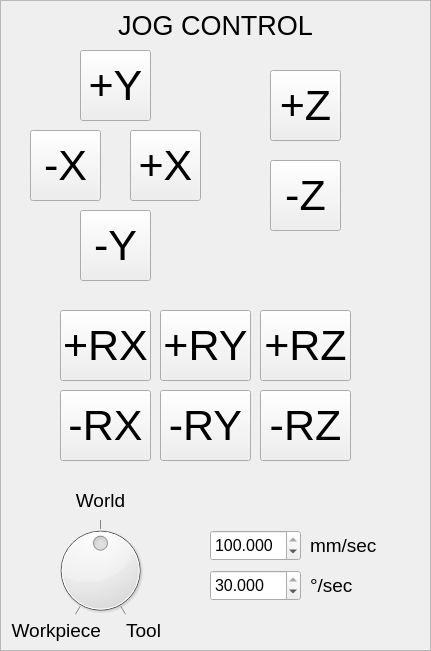
   <widget class="QFrame" name="frame_4">
    <property name="geometry">
     <rect>
      <x>1160</x>
      <y>20</y>
      <width>431</width>
      <height>651</height>
     </rect>
    </property>
    <property name="frameShape">
     <enum>QFrame::StyledPanel</enum>
    </property>
    <property name="frameShadow">
     <enum>QFrame::Sunken</enum>
    </property>
    <widget class="QPushButton" name="plus_x">
     <property name="geometry">
      <rect>
       <x>130</x>
       <y>130</y>
       <width>71</width>
       <height>71</height>
      </rect>
     </property>
     <property name="font">
      <font>
       <pointsize>32</pointsize>
      </font>
     </property>
     <property name="text">
      <string>+X</string>
     </property>
    </widget>
    <widget class="QPushButton" name="minus_x">
     <property name="geometry">
      <rect>
       <x>30</x>
       <y>130</y>
       <width>71</width>
       <height>71</height>
      </rect>
     </property>
     <property name="font">
      <font>
       <pointsize>32</pointsize>
      </font>
     </property>
     <property name="text">
      <string>-X</string>
     </property>
    </widget>
    <widget class="QPushButton" name="minus_y">
     <property name="geometry">
      <rect>
       <x>80</x>
       <y>210</y>
       <width>71</width>
       <height>71</height>
      </rect>
     </property>
     <property name="font">
      <font>
       <pointsize>32</pointsize>
      </font>
     </property>
     <property name="text">
      <string>-Y</string>
     </property>
    </widget>
    <widget class="QPushButton" name="plus_y">
     <property name="geometry">
      <rect>
       <x>80</x>
       <y>50</y>
       <width>71</width>
       <height>71</height>
      </rect>
     </property>
     <property name="font">
      <font>
       <pointsize>32</pointsize>
      </font>
     </property>
     <property name="text">
      <string>+Y</string>
     </property>
    </widget>
    <widget class="QPushButton" name="plus_z">
     <property name="geometry">
      <rect>
       <x>270</x>
       <y>70</y>
       <width>71</width>
       <height>71</height>
      </rect>
     </property>
     <property name="font">
      <font>
       <pointsize>32</pointsize>
      </font>
     </property>
     <property name="text">
      <string>+Z</string>
     </property>
    </widget>
    <widget class="QPushButton" name="minus_z">
     <property name="geometry">
      <rect>
       <x>270</x>
       <y>160</y>
       <width>71</width>
       <height>71</height>
      </rect>
     </property>
     <property name="font">
      <font>
       <pointsize>32</pointsize>
      </font>
     </property>
     <property name="text">
      <string>-Z</string>
     </property>
    </widget>
    <widget class="QDial" name="jog_ref_frame_dial">
     <property name="enabled">
      <bool>true</bool>
     </property>
     <property name="geometry">
      <rect>
       <x>50</x>
       <y>520</y>
       <width>101</width>
       <height>101</height>
      </rect>
     </property>
     <property name="maximum">
      <number>2</number>
     </property>
     <property name="pageStep">
      <number>1</number>
     </property>
     <property name="value">
      <number>1</number>
     </property>
     <property name="wrapping">
      <bool>false</bool>
     </property>
     <property name="notchTarget">
      <double>20.000000000000000</double>
     </property>
     <property name="notchesVisible">
      <bool>true</bool>
     </property>
    </widget>
    <widget class="QLabel" name="label_59">
     <property name="geometry">
      <rect>
       <x>70</x>
       <y>480</y>
       <width>61</width>
       <height>41</height>
      </rect>
     </property>
     <property name="font">
      <font>
       <pointsize>14</pointsize>
       <weight>50</weight>
       <bold>false</bold>
      </font>
     </property>
     <property name="text">
      <string>World</string>
     </property>
     <property name="alignment">
      <set>Qt::AlignCenter</set>
     </property>
    </widget>
    <widget class="QLabel" name="label_60">
     <property name="geometry">
      <rect>
       <x>10</x>
       <y>610</y>
       <width>91</width>
       <height>41</height>
      </rect>
     </property>
     <property name="font">
      <font>
       <pointsize>14</pointsize>
       <weight>50</weight>
       <bold>false</bold>
      </font>
     </property>
     <property name="text">
      <string>Workpiece</string>
     </property>
     <property name="alignment">
      <set>Qt::AlignRight|Qt::AlignTrailing|Qt::AlignVCenter</set>
     </property>
    </widget>
    <widget class="QLabel" name="label_61">
     <property name="geometry">
      <rect>
       <x>120</x>
       <y>610</y>
       <width>41</width>
       <height>41</height>
      </rect>
     </property>
     <property name="font">
      <font>
       <pointsize>14</pointsize>
       <weight>50</weight>
       <bold>false</bold>
      </font>
     </property>
     <property name="text">
      <string>Tool</string>
     </property>
     <property name="alignment">
      <set>Qt::AlignRight|Qt::AlignTrailing|Qt::AlignVCenter</set>
     </property>
    </widget>
    <widget class="QPushButton" name="plus_rx">
     <property name="geometry">
      <rect>
       <x>60</x>
       <y>310</y>
       <width>91</width>
       <height>71</height>
      </rect>
     </property>
     <property name="font">
      <font>
       <pointsize>32</pointsize>
      </font>
     </property>
     <property name="text">
      <string>+RX</string>
     </property>
    </widget>
    <widget class="QPushButton" name="plus_ry">
     <property name="geometry">
      <rect>
       <x>160</x>
       <y>310</y>
       <width>91</width>
       <height>71</height>
      </rect>
     </property>
     <property name="font">
      <font>
       <pointsize>32</pointsize>
      </font>
     </property>
     <property name="text">
      <string>+RY</string>
     </property>
    </widget>
    <widget class="QPushButton" name="plus_rz">
     <property name="geometry">
      <rect>
       <x>260</x>
       <y>310</y>
       <width>91</width>
       <height>71</height>
      </rect>
     </property>
     <property name="font">
      <font>
       <pointsize>32</pointsize>
      </font>
     </property>
     <property name="text">
      <string>+RZ</string>
     </property>
    </widget>
    <widget class="QPushButton" name="minus_rx">
     <property name="geometry">
      <rect>
       <x>60</x>
       <y>390</y>
       <width>91</width>
       <height>71</height>
      </rect>
     </property>
     <property name="font">
      <font>
       <pointsize>32</pointsize>
      </font>
     </property>
     <property name="text">
      <string>-RX</string>
     </property>
    </widget>
    <widget class="QPushButton" name="minus_rz">
     <property name="geometry">
      <rect>
       <x>260</x>
       <y>390</y>
       <width>91</width>
       <height>71</height>
      </rect>
     </property>
     <property name="font">
      <font>
       <pointsize>32</pointsize>
      </font>
     </property>
     <property name="text">
      <string>-RZ</string>
     </property>
    </widget>
    <widget class="QPushButton" name="minus_ry">
     <property name="geometry">
      <rect>
       <x>160</x>
       <y>390</y>
       <width>91</width>
       <height>71</height>
      </rect>
     </property>
     <property name="font">
      <font>
       <pointsize>32</pointsize>
      </font>
     </property>
     <property name="text">
      <string>-RY</string>
     </property>
    </widget>
    <widget class="QLabel" name="label_62">
     <property name="geometry">
      <rect>
       <x>0</x>
       <y>0</y>
       <width>431</width>
       <height>51</height>
      </rect>
     </property>
     <property name="font">
      <font>
       <pointsize>20</pointsize>
       <weight>50</weight>
       <bold>false</bold>
      </font>
     </property>
     <property name="text">
      <string>JOG CONTROL</string>
     </property>
     <property name="alignment">
      <set>Qt::AlignCenter</set>
     </property>
    </widget>
    <widget class="QDoubleSpinBox" name="jog_linear_rate">
     <property name="geometry">
      <rect>
       <x>210</x>
       <y>530</y>
       <width>91</width>
       <height>31</height>
      </rect>
     </property>
     <property name="font">
      <font>
       <pointsize>12</pointsize>
      </font>
     </property>
     <property name="accelerated">
      <bool>true</bool>
     </property>
     <property name="decimals">
      <number>3</number>
     </property>
     <property name="maximum">
      <double>100.000000000000000</double>
     </property>
     <property name="singleStep">
      <double>0.000000000000000</double>
     </property>
     <property name="stepType">
      <enum>QAbstractSpinBox::AdaptiveDecimalStepType</enum>
     </property>
     <property name="value">
      <double>100.000000000000000</double>
     </property>
    </widget>
    <widget class="QDoubleSpinBox" name="jog_angular_rate">
     <property name="geometry">
      <rect>
       <x>210</x>
       <y>570</y>
       <width>91</width>
       <height>31</height>
      </rect>
     </property>
     <property name="font">
      <font>
       <pointsize>12</pointsize>
      </font>
     </property>
     <property name="accelerated">
      <bool>true</bool>
     </property>
     <property name="decimals">
      <number>3</number>
     </property>
     <property name="maximum">
      <double>30.000000000000000</double>
     </property>
     <property name="singleStep">
      <double>0.000000000000000</double>
     </property>
     <property name="stepType">
      <enum>QAbstractSpinBox::AdaptiveDecimalStepType</enum>
     </property>
     <property name="value">
      <double>30.000000000000000</double>
     </property>
    </widget>
    <widget class="QLabel" name="label_63">
     <property name="geometry">
      <rect>
       <x>310</x>
       <y>530</y>
       <width>81</width>
       <height>31</height>
      </rect>
     </property>
     <property name="font">
      <font>
       <pointsize>14</pointsize>
       <weight>50</weight>
       <bold>false</bold>
      </font>
     </property>
     <property name="text">
      <string>mm/sec</string>
     </property>
     <property name="alignment">
      <set>Qt::AlignLeading|Qt::AlignLeft|Qt::AlignVCenter</set>
     </property>
    </widget>
    <widget class="QLabel" name="label_64">
     <property name="geometry">
      <rect>
       <x>310</x>
       <y>570</y>
       <width>81</width>
       <height>31</height>
      </rect>
     </property>
     <property name="font">
      <font>
       <pointsize>14</pointsize>
       <weight>50</weight>
       <bold>false</bold>
      </font>
     </property>
     <property name="text">
      <string>°/sec</string>
     </property>
     <property name="alignment">
      <set>Qt::AlignLeading|Qt::AlignLeft|Qt::AlignVCenter</set>
     </property>
    </widget>
   </widget>
